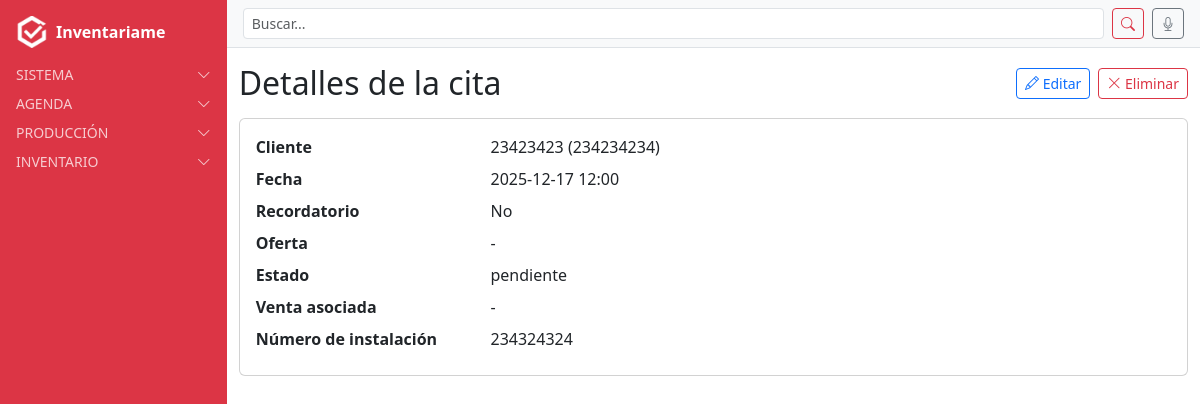
The app's page /citas/citas/1/ (signed in) with its own data.
### citas/models.py (models this page shows, shortened)
class Cita(models.Model):
    ESTADOS = [
        ("pendiente", "Pendiente"),
        ("completada", "Completada"),
    ]
    cliente = models.ForeignKey(Cliente, on_delete=models.CASCADE, related_name='citas')
    usuario = models.ForeignKey(User, on_delete=models.CASCADE, related_name='citas')
    fecha = models.DateTimeField()
    recordatorio = models.BooleanField(default=False,blank=True)
    oferta = models.ForeignKey(Oferta, on_delete=models.SET_NULL, null=True, blank=True, related_name='citas')
    estado = models.CharField(max_length=20, choices=ESTADOS, default="pendiente",blank=True)
    numero_instalacion = models.IntegerField(default=0)  # NUEVO CAMPO
    class Meta:
        verbose_name = "Cita"
        verbose_name_plural = "Citas"

### clientes/models.py (models this page shows)
class Cliente(models.Model):
    nombre = models.CharField(max_length=200)
    telefono = models.CharField(max_length=20, blank=True, null=True)  # NUEVO CAMPO
    direccion = models.ForeignKey(
        Address,
        on_delete=models.SET_NULL,
        null=True,
        blank=True,
        related_name="clientes_principal"
    )
    usuario = models.ForeignKey(
        User,
        on_delete=models.CASCADE,
        related_name="clientes",
        null=True,  # permite nulos en registros antiguos
        blank=True  # permite dejarlo vacío en formularios
    )
    class Meta:
        verbose_name = "Cliente"
        verbose_name_plural = "Clientes"
    def __str__(self):
        return f"{self.nombre} ({self.telefono or 'sin teléfono'})"

### citas/views.py (the view)
# urls.py: path("citas/<int:pk>/", CitaDetailView.as_view(), name="cita_detail"),
class CitaDetailView(DetailView):
    model = Cita
    template_name = "citas/cita_detail.html"
    context_object_name = "cita"

### users/context_processors.py (called while the page is built)
def alertas_processor(request):
    if not request.user.is_authenticated:
        return {}
    ahora = timezone.now()
    proximas_con_recordatorio = Cita.objects.filter(
        usuario=request.user, recordatorio=True,
        fecha__gte=ahora, fecha__lte=ahora + timedelta(days=1)
    )
    if proximas_con_recordatorio.exists():
        return {"alertas": f"Tienes {proximas_con_recordatorio.count()} cita(s) con recordatorio en 24h"}
    return {}

### citas/templates/citas/cita_detail.html
{% extends "base.html" %}
{% block content_authenticated %}
<div class="d-flex align-items-center justify-content-between mb-3">
  <h2 class="mb-0">Detalles de la cita</h2>
  <div class="d-flex gap-2">
    <a href="{% url 'cita_update' cita.pk %}" class="btn btn-outline-primary btn-sm">
      <i class="bi bi-pencil"></i> Editar
    </a>
    <a href="{% url 'cita_delete' cita.pk %}" class="btn btn-outline-danger btn-sm">
      <i class="bi bi-x-lg"></i> Eliminar
    </a>
  </div>
</div>
<div class="card p-3">
  <dl class="row mb-0">
    <dt class="col-sm-3">Cliente</dt>
    <dd class="col-sm-9">{{ cita.cliente }}</dd>
    <dt class="col-sm-3">Fecha</dt>
    <dd class="col-sm-9">{{ cita.fecha|date:"Y-m-d H:i" }}</dd>
    <dt class="col-sm-3">Recordatorio</dt>
    <dd class="col-sm-9">{{ cita.recordatorio|yesno:"Sí,No" }}</dd>
    <dt class="col-sm-3">Oferta</dt>
    <dd class="col-sm-9">
      {% if cita.oferta %}
        {{ cita.oferta.nombre }} ({{ cita.oferta.valor }})
      {% else %}
        -
      {% endif %}
    </dd>
    <dt class="col-sm-3">Estado</dt>
    <dd class="col-sm-9">{{ cita.estado }}</dd>
    <dt class="col-sm-3">Venta asociada</dt>
    <dd class="col-sm-9">{{ cita.venta|default:"-" }}</dd>
    <dt class="col-sm-3">Número de instalación</dt>
    <dd class="col-sm-9">{{ cita.numero_instalacion|default:"0" }}</dd>
  </dl>
</div>
{% endblock %}

### records on screen
Cita: cliente "23423423 (234234234)", fecha "2025-12-17 12:00", recordatorio "No", estado "pendiente", numero_instalacion "234324324"

### other values on screen
{{ cita.venta|default:"-" }} "-"
